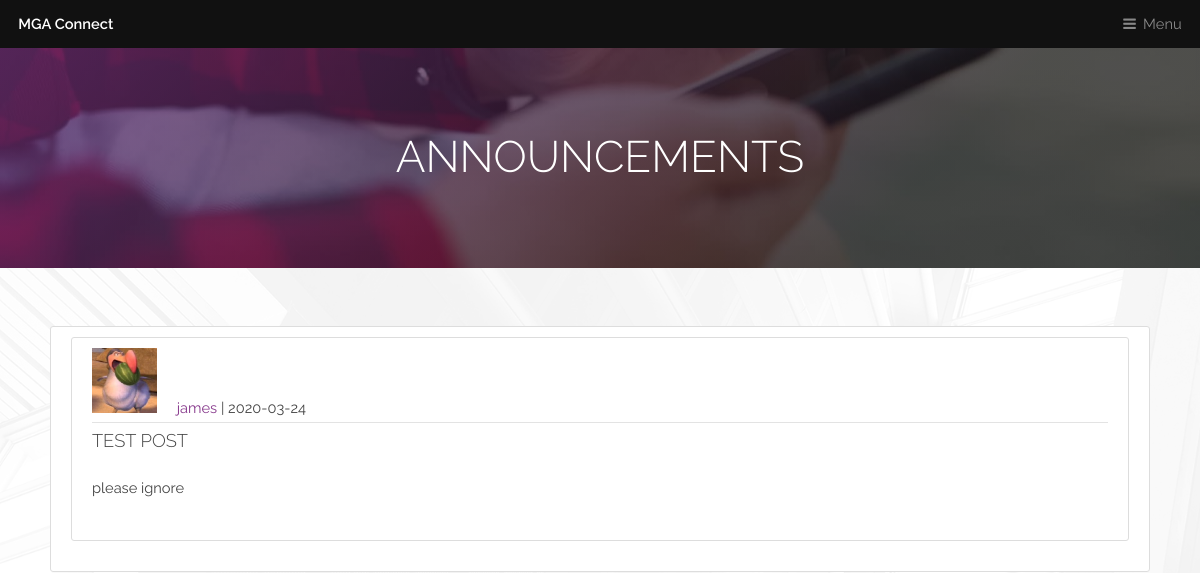
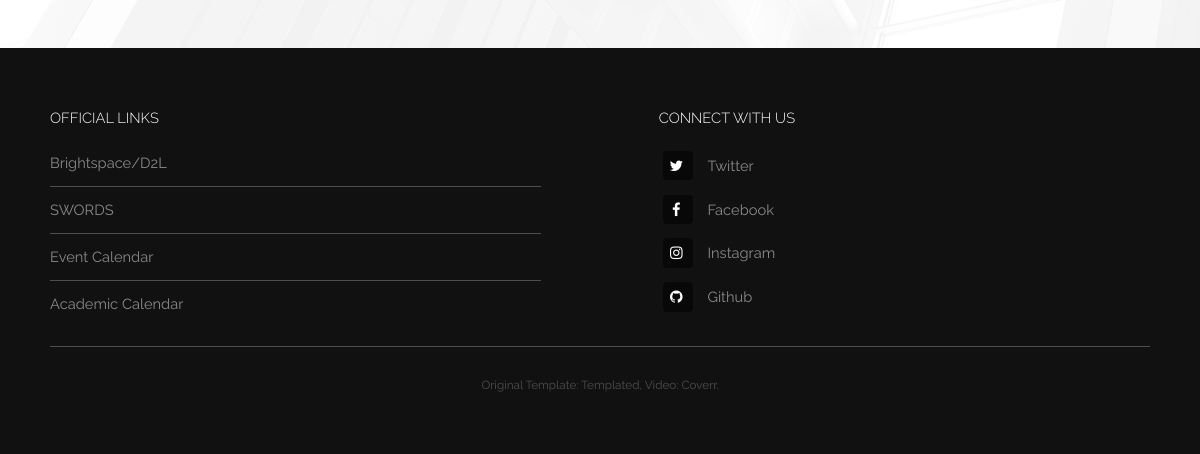
The app's page /news, older data (2 pictures, top to bottom).
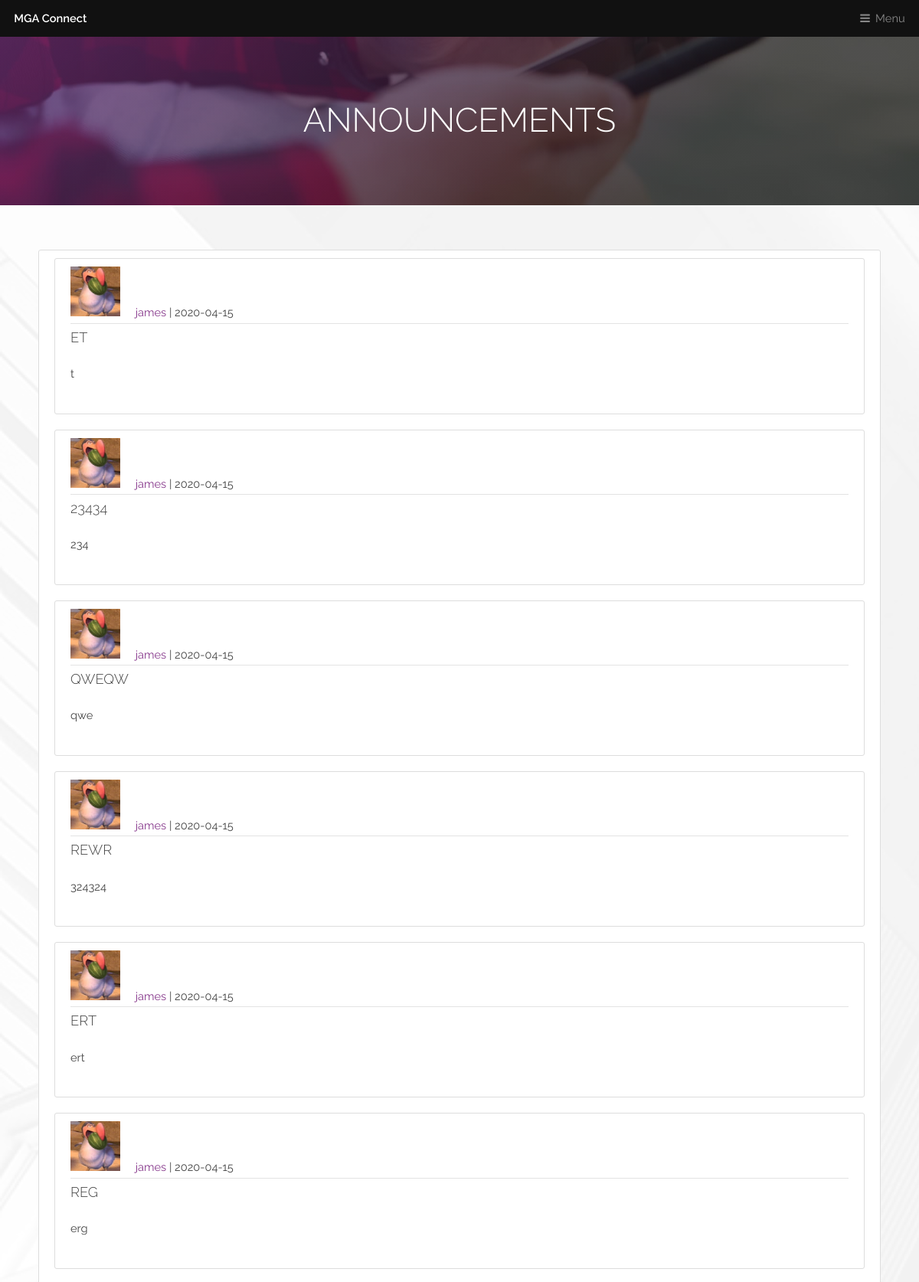
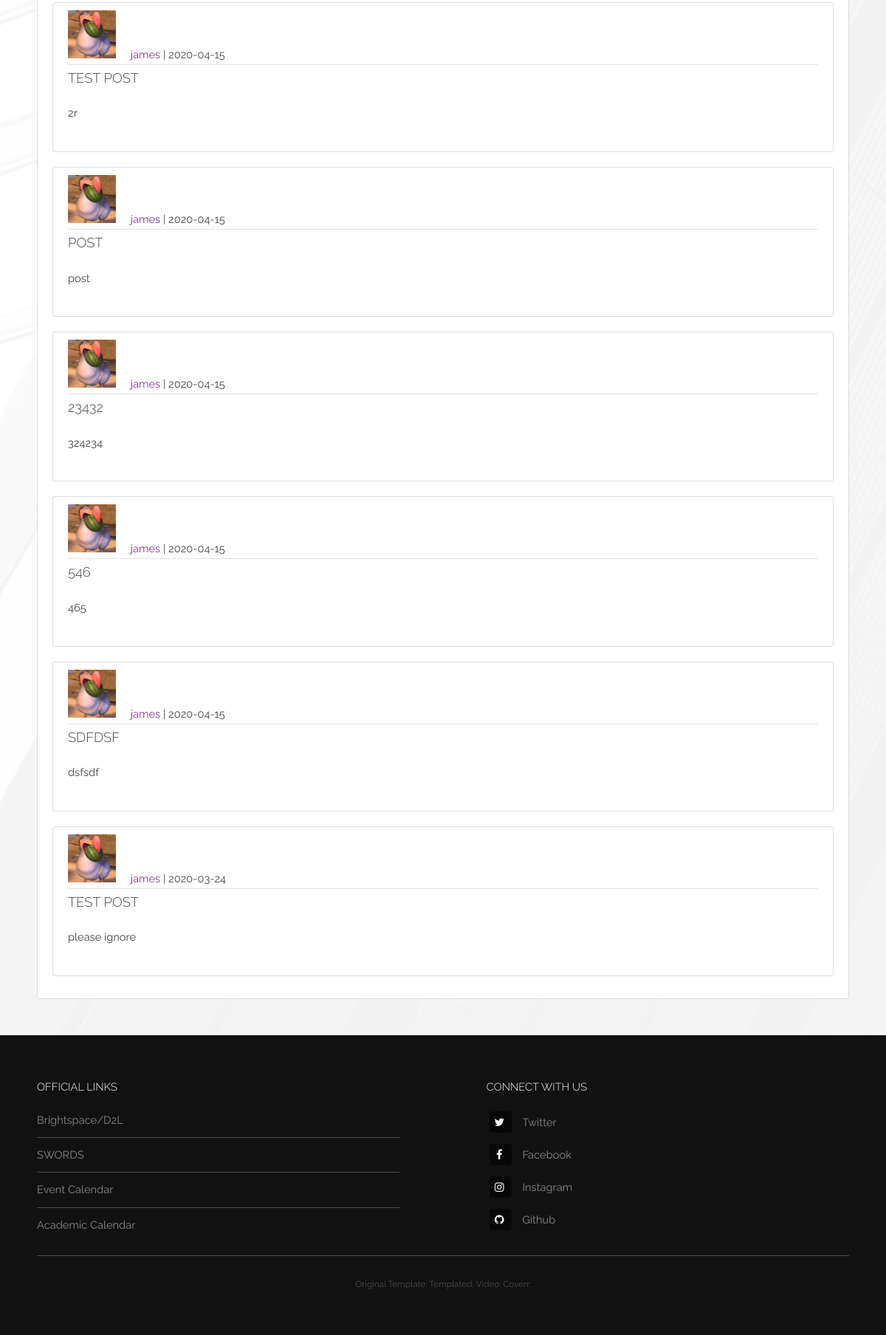
The same page, newer data (2 pictures, top to bottom).
### app/models.py (models this page shows, shortened)
class Post(db.Model):
    id = db.Column(db.Integer, primary_key=True)
    title = db.Column(db.String(100), nullable=False)
    date_posted = db.Column(db.DateTime, nullable=False, default=datetime.utcnow)
    content = db.Column(db.Text, nullable=False)
    user_id = db.Column(db.Integer, db.ForeignKey('user.id'), nullable=False)

class User(db.Model, UserMixin):
    id = db.Column(db.Integer, primary_key=True)
    username = db.Column(db.String(20), unique=True, nullable=False)
    stu_id = db.Column(db.String(9), unique=True, nullable=False)
    email = db.Column(db.String(60), unique=True, nullable=False)
    image_file = db.Column(db.String(20), nullable=False, default='default.jpg')
    about_me = db.Column(db.String(250))
    last_seen = db.Column(db.DateTime, default=datetime.today())
    password = db.Column(db.String(30), nullable=False)
    posts = db.relationship('Post', backref='author', lazy=True)
    roles = db.relationship('Role', secondary='user_roles', backref=db.backref('users', lazy='dynamic'))

### app/routes.py (the view)
def news():
    posts = Post.query.order_by(Post.id.desc()).all()
    return render_template('news.html', title='News', posts=posts)

### app/routes.py (called while the page is built)
@app.before_request
def before_request():
    if current_user.is_authenticated:
        current_user.last_seen = datetime.utcnow()
        db.session.commit()

### app/templates/news.html (shortened to what this page needs)
<div id="heading" >
    <h1>Announcements</h1>
</div>
{% extends "template.html" %}
{% block content %}
    <section id="main" class="wrapper">
        <div class="inner">
            <div class="content-section">
                {% for post in posts %}
                    <article class="media content-section">
                        <div class="media-body">
                            <div class="article-metadata">
                                <img class="rounded-circle article-img" src="{{ url_for('static', filename='images/profile_pics/' + post.author.image_file) }}">
                                <a class="mr-2" href="{{ url_for('account', stu_id=post.author.stu_id) }}">{{ post.author.username }}</a>
                                | <small class="text-muted">{{ post.date_posted.strftime('%Y-%m-%d') }}</small>
                            </div>
                            <h3><a class="article-title" href="{{ url_for('post', post_id=post.id) }}">{{ post.title }}</a></h3>
                            <p class="article-content">{{ post.content }}</p>
                        </div>
                    </article>
                {% endfor %}
            </div>
        </div>
    </section>
{% endblock content %}

### app/templates/template.html (shortened to what this page needs)
<!DOCTYPE HTML>
<html prefix="og: http://ogp.me/ns#">
	<head>
		<link rel="stylesheet" href="{{ url_for('static', filename='assets/css/main.css') }}" />
	</head>
	<body class="is-preload">
        <header id="header">
            <a class="logo" href="{{ url_for('home') }}">MGA Connect</a>
            <nav>
                <a href="#menu">Menu</a>
            </nav>
        </header>
        {% block content %}{% endblock %}
        <footer id="footer">
            <div class="inner">
                <div class="content">
                    <section>
                        <h4>Official Links</h4>
                        <ul class="alt">
                            <li><a target="#" href="https://www.mga.edu/d2l/index.php">Brightspace/D2L</a></li>
                            <li><a target="#" href="https://www.mga.edu/technology/services/banner.php">SWORDS</a></li>
                            <li><a target="#" href="https://go.activecalendar.com/mga/">Event Calendar</a></li>
                            <li><a target="#" href="https://www.mga.edu/academics/calendars/index.php">Academic Calendar</a></li>
                        </ul>
                    </section>
                    <section>
                        <h4>Connect with us</h4>
                        <ul class="plain">
                            <li><a target="#" href="https://twitter.com/MGAstateU"><i class="icon fa-twitter">&nbsp;</i>Twitter</a></li>
                            <li><a target="#" href="https://www.facebook.com/MiddleGeorgiaStateUniversity2"><i class="icon fa-facebook">&nbsp;</i>Facebook</a></li>
                            <li><a target="#" href="https://www.instagram.com/mgastateu/"><i class="icon fa-instagram">&nbsp;</i>Instagram</a></li>
                            <li><a target="#" href="https://github.com/ottter/capstone"><i class="icon fa-github">&nbsp;</i>Github</a></li>
                        </ul>
                    </section>
                </div>
                <div class="copyright">
                    Original Template: <a href="https://templated.co/">Templated</a>, Video: <a href="https://coverr.co">Coverr</a>.
                </div>
            </div>
        </footer>
    </body>
</html>

Row changes from the older to the newer data that the page shows:
added Post: image_file (picture), author.username "james", date_posted "2020-04-15", title "ET", content "t"
added Post: image_file (picture), author.username "james", date_posted "2020-04-15", title "23434", content "234"
added Post: image_file (picture), author.username "james", date_posted "2020-04-15", title "QWEQW", content "qwe"
added Post: image_file (picture), author.username "james", date_posted "2020-04-15", title "REWR", content "324324"
added Post: image_file (picture), author.username "james", date_posted "2020-04-15", title "ERT", content "ert"
added Post: image_file (picture), author.username "james", date_posted "2020-04-15", title "REG", content "erg"
added Post: image_file (picture), author.username "james", date_posted "2020-04-15", title "TEST POST", content "2r"
added Post: image_file (picture), author.username "james", date_posted "2020-04-15", title "POST", content "post"
added Post: image_file (picture), author.username "james", date_posted "2020-04-15", title "23432", content "324234"
added Post: image_file (picture), author.username "james", date_posted "2020-04-15", title "546", content "465"
added Post: image_file (picture), author.username "james", date_posted "2020-04-15", title "SDFDSF", content "dsfsdf"
